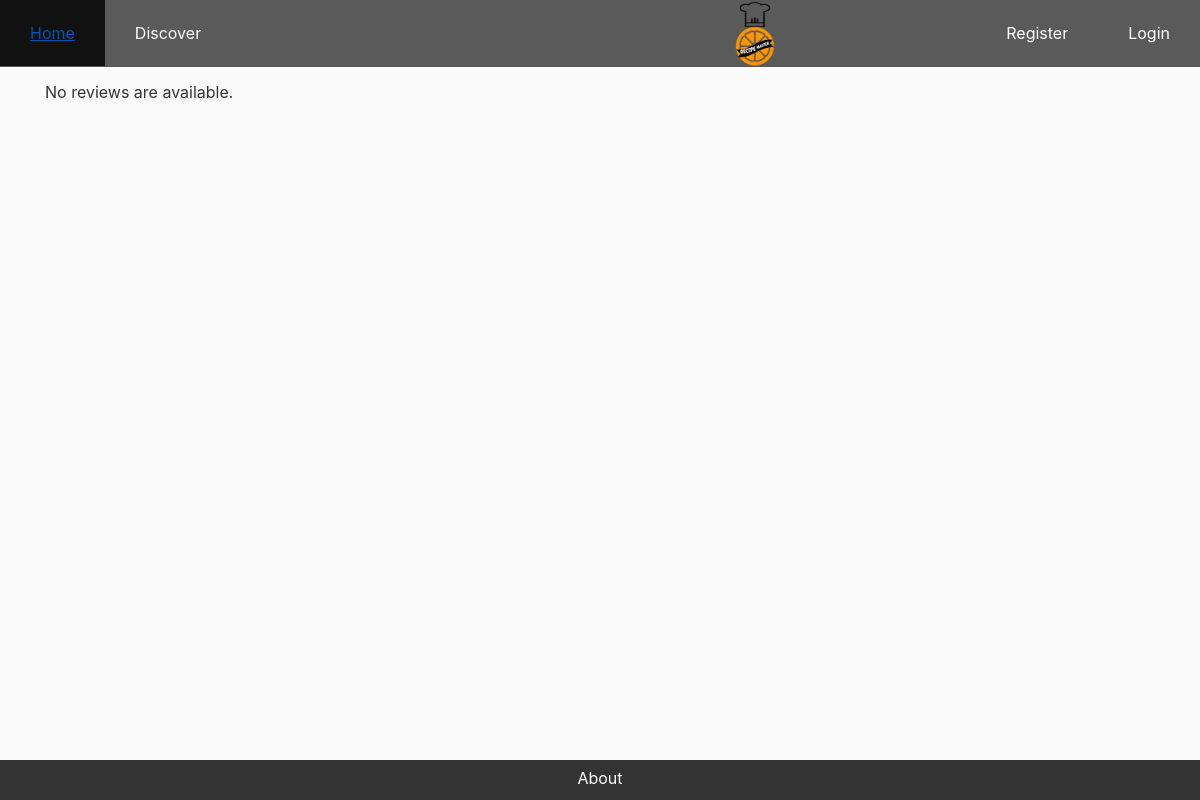
/reviews/, run on an earlier commit of the app's database.
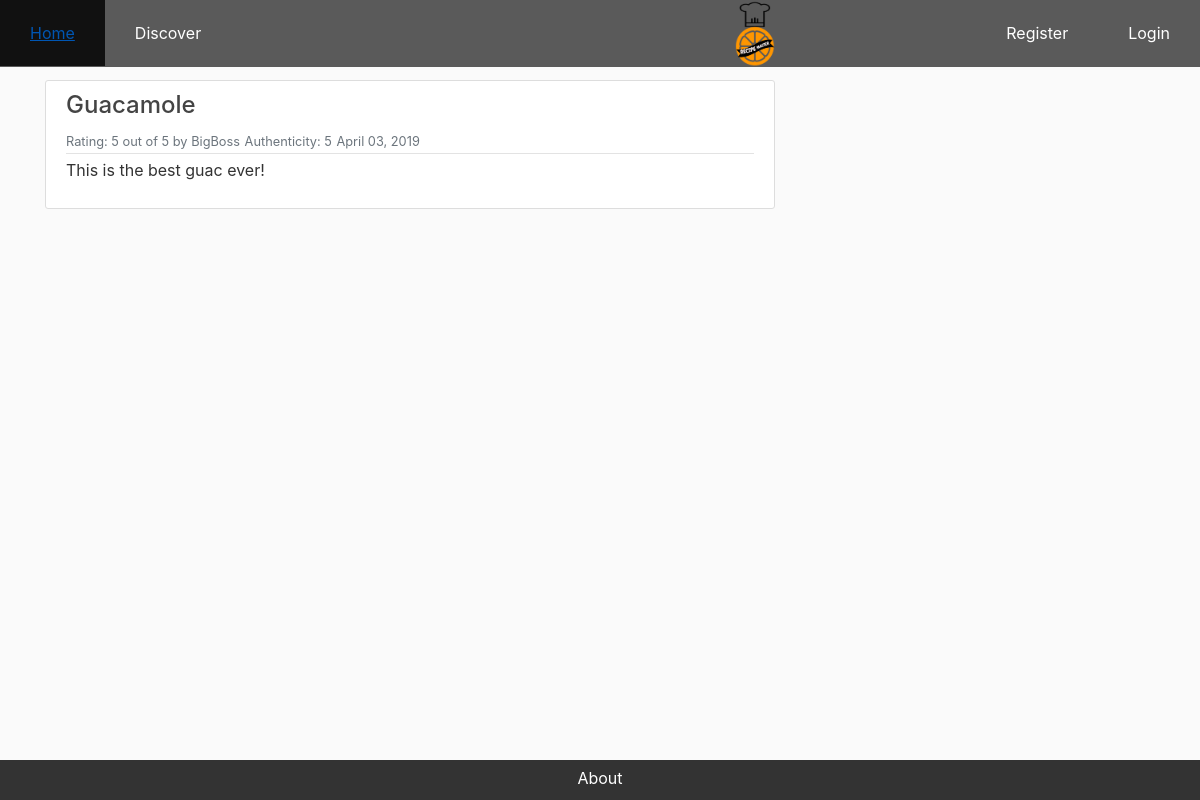
And on a later commit of the database.
### master_app/models.py (models this page shows, shortened)
class Review(models.Model):
    review_name = models.CharField(max_length=100, default='')
    RATING_CHOICES = ((1, 1), (2, 2), (3, 3), (4, 4), (5, 5))
    rating = models.PositiveSmallIntegerField('Overall Rating (stars) ', blank=False, default = 3, choices = RATING_CHOICES)
    authenticityRating = models.PositiveSmallIntegerField('Authenticity Rating (stars) ', blank=False, default = 3, choices = RATING_CHOICES)
    comment = models.TextField(blank=True, null=True)
    user = models.ForeignKey(User, default=1, on_delete=models.CASCADE)
    date = models.DateField(default=date.today)
    recipe = models.ForeignKey(Recipe, on_delete=models.CASCADE)

class Recipe(models.Model):
    recipe_name = models.CharField(max_length=100)
    country = models.CharField(max_length=100, default='')
    category_choices = ((1, 'Vegan'), (2, 'Keto'), (3, 'Paleo'), (4, 'Vegetarian'), (5, 'General'))
    category = models.PositiveSmallIntegerField('Category', blank=False, default = 5, choices = category_choices)
    description = models.CharField(max_length=200, default='')
    calories = MinMaxFloat(min_value=0.0, max_value=10000.0, default=0.0)
    meal_PrepTime_Minutes= MinMaxFloat(min_value=5.0, max_value=10000.0)
    image = models.ImageField(default='food_default.jpg', upload_to='recipe_pics')
    ingredients_list = models.TextField(max_length=500, default='')
    instructions = models.TextField(max_length=1000, default='')
    date_posted = models.DateTimeField(default=timezone.now)
    recipe_creator = models.ForeignKey(User, on_delete=models.CASCADE)

### master_app/views.py (the view)
# urls.py: path('reviews/', views.review_list, name='review_list'),
def review_list(request):
    latest_review_list = Review.objects.order_by('-date')[:9]
    context = {'latest_review_list': latest_review_list}
    return render(request, 'master_app/review_list.html', context)

### master_app/templates/master_app/review_list.html (shortened to what this page needs)
{% extends "master_app/base.html" %}
{% load crispy_forms_tags %}
{% block content %}
{% if latest_review_list %}
    {% for review in latest_review_list %}
        <article class="media content-section">
          <div class="media-body">
            <div class="article-metadata">
                <h4>{{review.recipe.recipe_name}}</h4>
                <small class="text-muted">Rating: {{ review.rating}} out of 5 by {{review.user}}</small>
                <small class="text-muted"> Authenticity: {{ review.authenticityRating}}</small>
                <small class="text-muted">{{ review.date|date:"F d, Y" }}</small>
            </div>
            <p class="article-content">{{ review.comment }}</p>
          </div>
        </article>
    {% endfor %}
</div>
    {% else %}
<p>No reviews are available.</p>
{% endif %}
{% endblock content %}

What changed in the data, as far as the page shows it:
added Review: recipe.recipe_name "Guacamole", rating "5", user "BigBoss", authenticityRating "5", date "April 03, 2019", comment "This is the best guac ever!"
Also different on the page:
text no longer shown: "No reviews are available."
